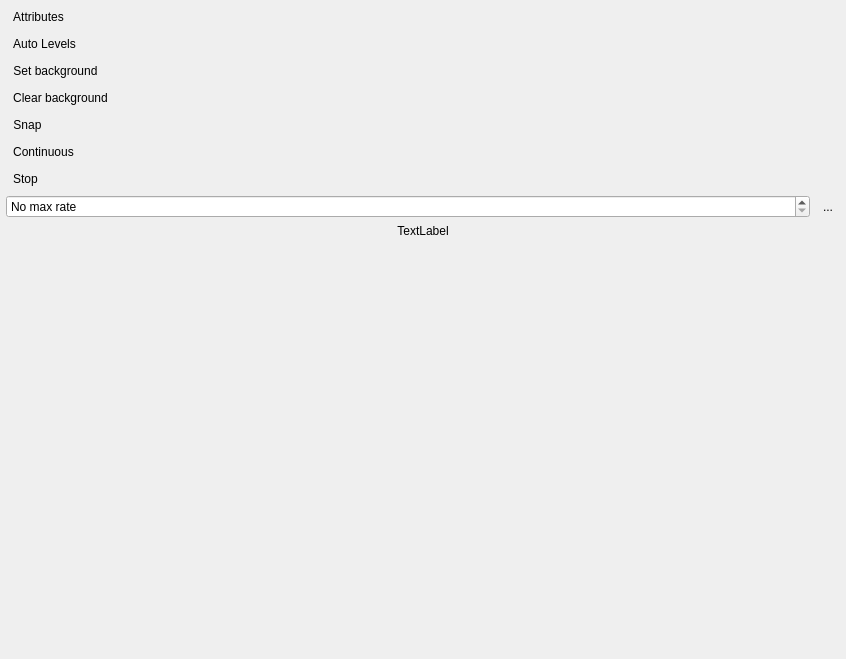
<?xml version="1.0" encoding="UTF-8"?>
<ui version="4.0">
 <class>Form</class>
 <widget class="QWidget" name="Form">
  <property name="geometry">
   <rect>
    <x>0</x>
    <y>0</y>
    <width>846</width>
    <height>659</height>
   </rect>
  </property>
  <property name="windowTitle">
   <string>Form</string>
  </property>
  <layout class="QHBoxLayout" name="horizontalLayout_2">
   <property name="leftMargin">
    <number>6</number>
   </property>
   <property name="topMargin">
    <number>6</number>
   </property>
   <property name="rightMargin">
    <number>6</number>
   </property>
   <property name="bottomMargin">
    <number>6</number>
   </property>
   <item>
    <layout class="QHBoxLayout" name="horizontalLayout">
     <item>
      <layout class="QVBoxLayout" name="verticalLayout">
       <item>
        <widget class="QToolButton" name="pushButton_attributes">
         <property name="toolTip">
          <string>View camera attributes</string>
         </property>
         <property name="text">
          <string>Attributes</string>
         </property>
         <property name="icon">
          <iconset resource="../../../clones/qtutils/qtutils/icons/icons.qrc">
           <normaloff>:/qtutils/fugue/table-export.png</normaloff>:/qtutils/fugue/table-export.png</iconset>
         </property>
         <property name="toolButtonStyle">
          <enum>Qt::ToolButtonTextBesideIcon</enum>
         </property>
         <property name="autoRaise">
          <bool>true</bool>
         </property>
        </widget>
       </item>
       <item>
        <widget class="QToolButton" name="pushButtonAutoLevels">
         <property name="toolTip">
          <string>Auto scale image levels and histogram range</string>
         </property>
         <property name="text">
          <string>Auto Levels</string>
         </property>
         <property name="icon">
          <iconset>
           <normaloff>:/qtutils/fugue/gradient.png</normaloff>:/qtutils/fugue/gradient.png</iconset>
         </property>
         <property name="checkable">
          <bool>true</bool>
         </property>
         <property name="toolButtonStyle">
          <enum>Qt::ToolButtonTextBesideIcon</enum>
         </property>
         <property name="autoRaise">
          <bool>true</bool>
         </property>
        </widget>
       </item>
       <item>
        <widget class="QToolButton" name="pushButton_set_bg">
         <property name="toolTip">
          <string>Set the current image as the background, which is subtracted from displayed images. This affects the display only, not the images saved to shot files.</string>
         </property>
         <property name="text">
          <string>Set background</string>
         </property>
         <property name="icon">
          <iconset>
           <normaloff>:/qtutils/fugue/image--plus.png</normaloff>:/qtutils/fugue/image--plus.png</iconset>
         </property>
         <property name="toolButtonStyle">
          <enum>Qt::ToolButtonTextBesideIcon</enum>
         </property>
         <property name="autoRaise">
          <bool>true</bool>
         </property>
        </widget>
       </item>
       <item>
        <widget class="QToolButton" name="pushButton_clear_bg">
         <property name="toolTip">
          <string>Clear the background image</string>
         </property>
         <property name="text">
          <string>Clear background</string>
         </property>
         <property name="icon">
          <iconset>
           <normaloff>:/qtutils/fugue/image--minus.png</normaloff>:/qtutils/fugue/image--minus.png</iconset>
         </property>
         <property name="toolButtonStyle">
          <enum>Qt::ToolButtonTextBesideIcon</enum>
         </property>
         <property name="autoRaise">
          <bool>true</bool>
         </property>
        </widget>
       </item>
       <item>
        <widget class="QToolButton" name="pushButton_snap">
         <property name="toolTip">
          <string>Take a single image</string>
         </property>
         <property name="text">
          <string>Snap</string>
         </property>
         <property name="icon">
          <iconset resource="../../../clones/qtutils/qtutils/icons/icons.qrc">
           <normaloff>:/qtutils/fugue/control-stop.png</normaloff>:/qtutils/fugue/control-stop.png</iconset>
         </property>
         <property name="toolButtonStyle">
          <enum>Qt::ToolButtonTextBesideIcon</enum>
         </property>
         <property name="autoRaise">
          <bool>true</bool>
         </property>
        </widget>
       </item>
       <item>
        <widget class="QToolButton" name="pushButton_continuous">
         <property name="toolTip">
          <string>Acquire images continuously</string>
         </property>
         <property name="text">
          <string>Continuous</string>
         </property>
         <property name="icon">
          <iconset resource="../../../clones/qtutils/qtutils/icons/icons.qrc">
           <normaloff>:/qtutils/fugue/control.png</normaloff>:/qtutils/fugue/control.png</iconset>
         </property>
         <property name="toolButtonStyle">
          <enum>Qt::ToolButtonTextBesideIcon</enum>
         </property>
         <property name="autoRaise">
          <bool>true</bool>
         </property>
        </widget>
       </item>
       <item>
        <widget class="QToolButton" name="pushButton_stop">
         <property name="toolTip">
          <string>Stop acquiring images</string>
         </property>
         <property name="text">
          <string>Stop</string>
         </property>
         <property name="icon">
          <iconset resource="../../../clones/qtutils/qtutils/icons/icons.qrc">
           <normaloff>:/qtutils/fugue/control-stop-square.png</normaloff>:/qtutils/fugue/control-stop-square.png</iconset>
         </property>
         <property name="toolButtonStyle">
          <enum>Qt::ToolButtonTextBesideIcon</enum>
         </property>
         <property name="autoRaise">
          <bool>true</bool>
         </property>
        </widget>
       </item>
       <item>
        <layout class="QHBoxLayout" name="horizontalLayout_3">
         <property name="topMargin">
          <number>0</number>
         </property>
         <item>
          <widget class="QDoubleSpinBox" name="doubleSpinBox_maxrate">
           <property name="toolTip">
            <string>&lt;html&gt;&lt;head/&gt;&lt;body&gt;&lt;p&gt;Maximum frame rate in continuous acquisition mode. Use this to reduce load on the computer during continuous acquisition,otherwise frames are acquired as quickly as possible, which may not be desirable on slower computers.&lt;/p&gt;&lt;/body&gt;&lt;/html&gt;</string>
           </property>
           <property name="specialValueText">
            <string>No max rate</string>
           </property>
           <property name="prefix">
            <string/>
           </property>
           <property name="suffix">
            <string> fps</string>
           </property>
           <property name="decimals">
            <number>1</number>
           </property>
           <property name="maximum">
            <double>9999.000000000000000</double>
           </property>
           <property name="value">
            <double>0.000000000000000</double>
           </property>
          </widget>
         </item>
         <item>
          <widget class="QToolButton" name="toolButton_nomax">
           <property name="toolTip">
            <string>No max rate</string>
           </property>
           <property name="text">
            <string>...</string>
           </property>
           <property name="icon">
            <iconset resource="../../../clones/qtutils/qtutils/icons/icons.qrc">
             <normaloff>:/qtutils/fugue/arrow-turn-180-left.png</normaloff>:/qtutils/fugue/arrow-turn-180-left.png</iconset>
           </property>
           <property name="autoRaise">
            <bool>true</bool>
           </property>
          </widget>
         </item>
        </layout>
       </item>
       <item>
        <widget class="QLabel" name="label_fps">
         <property name="text">
          <string>TextLabel</string>
         </property>
         <property name="alignment">
          <set>Qt::AlignCenter</set>
         </property>
        </widget>
       </item>
       <item>
        <spacer name="verticalSpacer">
         <property name="orientation">
          <enum>Qt::Vertical</enum>
         </property>
         <property name="sizeHint" stdset="0">
          <size>
           <width>20</width>
           <height>40</height>
          </size>
         </property>
        </spacer>
       </item>
      </layout>
     </item>
    </layout>
   </item>
  </layout>
 </widget>
 <resources>
  <include location="../../../clones/qtutils/qtutils/icons/icons.qrc"/>
 </resources>
 <connections/>
</ui>
